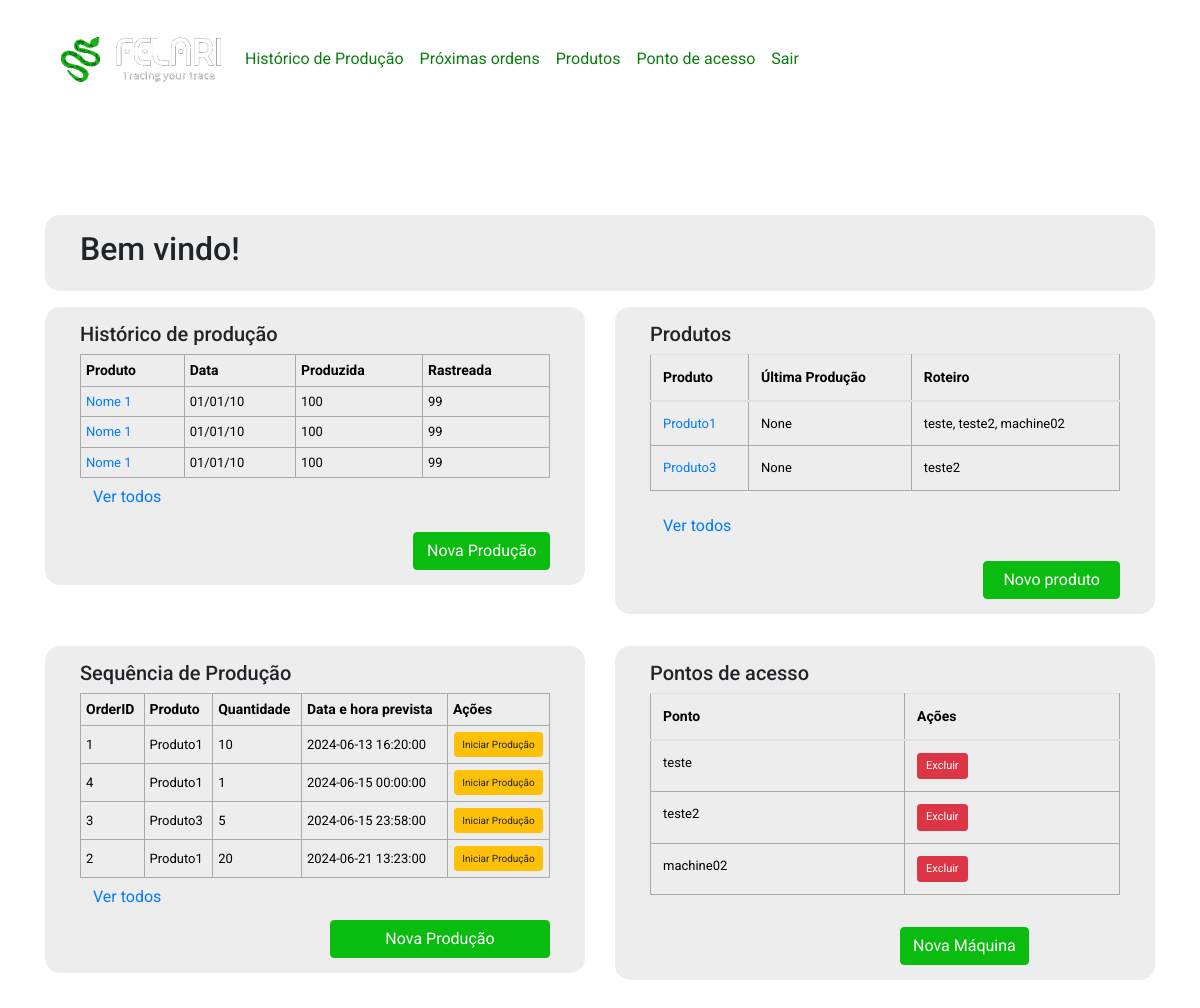
Screenshot of / (signed in) with the database file from the repository.
### app.py (models this page shows, shortened)
class Product(db.Model):
    id = db.Column(db.Integer, primary_key=True)
    nome = db.Column(db.String(100), nullable=False)
    ultima_producao = db.Column(db.DateTime)
    access_points = db.relationship('AccessPoint', secondary=products_access_points, backref=db.backref('products', lazy='dynamic'))

class OrdemProducao(db.Model):
    id = db.Column(db.Integer, primary_key=True)
    produto_id = db.Column(db.Integer, db.ForeignKey('product.id'), nullable=False)
    produto = db.relationship('Product', backref=db.backref('ordens_producao', lazy=True))
    quantidade = db.Column(db.Integer, nullable=False)
    data_prevista = db.Column(db.DateTime, nullable=False)
    status = db.Column(db.Integer, nullable=False)

class AccessPoint(db.Model):
    id = db.Column(db.Integer, primary_key=True)
    name = db.Column(db.String(100), unique=True, nullable=False)

### app.py (the view, shortened to what this page needs)
@app.route('/', methods=['GET', 'POST'])
@login_required
def index():
    produtos = Product.query.join(Product.access_points).all()
    ordens = OrdemProducao.query.order_by(OrdemProducao.data_prevista).all()
    form = TaskForm()
    tasks = aFazer.query.order_by(aFazer.date_created).all()
    access_points = AccessPoint.query.all()
    return render_template('index.html', form=form, tasks=tasks, access_points=access_points, produtos=produtos, ordens=ordens)

### app.py (called while the page is built)
@login_manager.user_loader
def load_user(user_id):
    return User.query.get(int(user_id))

### templates/index.html (shortened to what this page needs)
{% extends 'base.html' %}
{% block body %}
<div class="inicio my-5 container">
    <div class="row">
        <div class="col-12">
            <div class="inicio-card">
                <h2>Bem vindo!</h2>
            </div>
        </div>
        <div class="col-12 col-md-6 my-3 h-100">
            <div class="inicio-card h-100">
                <h5>Histórico de produção</h5>
                <div class="table-responsive">
                    <table>
                        <thead>
                            <tr>
                                <th>Produto</th>
                                <th>Data</th>
                                <th>Produzida</th>
                                <th>Rastreada</th>
                            </tr>
                        </thead>
                        <tbody>
                            <tr>
                                <td><a href="#">Nome 1</a></td>
                                <td>01/01/10</td>
                                <td>100</td>
                                <td>99</td>
                            </tr>
                            <tr>
                                <td><a href="#">Nome 1</a></td>
                                <td>01/01/10</td>
                                <td>100</td>
                                <td>99</td>
                            </tr>
                            <tr>
                                <td><a href="#">Nome 1</a></td>
                                <td>01/01/10</td>
                                <td>100</td>
                                <td>99</td>
                            </tr>
                        </tbody>
                    </table>
                    <small>
                        <a class="btn btn-link" href="/pastProductions">Ver todos</a>
                    </small>
                </div>
                <div class="row mt-3">
                    <div class="col-8 col-md-6 col-lg-4 ml-auto">
                        <button class="btn btn-primary btn-block" data-toggle="modal" data-target="#modalNovaProducao">Nova Produção</button>
                    </div>
                </div>
            </div>
        </div>
        <div class="col-12 col-md-6 my-3 h-100">
            <div class="inicio-card h-100">
                <h5>Produtos</h5>
                <div class="table-responsive">
                    <table class="table">
                        <thead>
                            <tr>
                                <th>Produto</th>
                                <th>Última Produção</th>
                                <th>Roteiro</th>
                            </tr>
                        </thead>
                        <tbody>
                            {% if produtos %}
                                {% for produto in produtos[:4] %}
                                    <tr>
                                        <td><a href="{{ url_for('product', id=produto.id) }}">{{ produto.nome }}</a></td>
                                        <td>{{ produto.ultima_producao }}</td>
                                        <td>
                                            {% if produto.access_points %}
                                                {% set access_points_names = [] %}
                                                {% for access_point in produto.access_points %}
                                                    {% set _ = access_points_names.append(access_point.name) %}
                                                {% endfor %}
                                                {{ access_points_names | join(', ') }}
                                            {% else %}
                                                Sem roteiro definido
                                            {% endif %}
                                        </td>
                                    </tr>
                                {% endfor %}
                            {% else %}
                                <tr>
                                    <td colspan="3">Nenhum produto encontrado.</td>
                                </tr>
                            {% endif %}
                        </tbody>
                    </table>
                    <small>
                        <a class="btn btn-link" href="/products">Ver todos</a>
                    </small>
                </div>
                <div class="row mt-3">
                    <div class="col-8 col-md-6 col-lg-4 ml-auto">
                        <button class="btn btn-primary btn-block" data-toggle="modal" data-target="#modalNovoProduto">Novo produto</button>
                    </div>
                </div>
            </div>
        </div>
        <div class="col-12 col-md-6 my-3 h-100">
            <div class="inicio-card h-100">
                <h5>Sequência de Produção</h5>
                <div class="table-responsive">
                    <table>
                        <thead>
                            <tr>
                                <th>OrderID</th>
                                <th>Produto</th>
                                <th>Quantidade</th>
                                <th>Data e hora prevista</th>
                                <th>Ações</th>
                            </tr>
                        </thead>
                        <tbody>
                            {% for ordem in ordens %}
                                <tr class="ordemDeProducao">
                                    <td>{{ ordem.id }}</td>
                                    <td>{{ ordem.produto.nome }}</td>
                                    <td>{{ ordem.quantidade }}</td>
                                    <td>{{ ordem.data_prevista.strftime('%Y-%m-%d %H:%M:%S') }}</td>
                                    <td>
                                        {% if ordem.status == 1 %}
                                        <form method="POST" action="{{ url_for('generate_serials', ordem_id=ordem.id) }}">
                                            <button type="submit" class="btn btn-warning btn-sm">Iniciar Produção</button>
                                        </form>
                                        {% elif ordem.status == 2 %}
                                            <a class="btn btn-secondary btn-sm" href="/view_serials/{{ordem.id}}">Iniciado</a>
                                            <form action="{{ url_for('delete_serials', ordem_id=ordem.id) }}" method="post">
                                                <button type="submit" class="btn btn-danger btn-sm">Zerar Seriais</button>
                                            </form>
                                        {% endif %}
                                    </td>
                                </tr>
                            {% endfor %}
                        </tbody>
                    </table>
                    <small>
                        <a class="btn btn-link" href="/nextOrders">Ver todos</a>
                    </small>
                </div>
                <div class="row pt-1">
                    <div class="col-12 col-md-8 col-lg-6 ml-auto">
                        <button class="btn btn-primary btn-block" data-toggle="modal" data-target="#modalNovaProducao">Nova Produção</button>
                    </div>
                </div>
            </div>
        </div>
        <div class="col-12 col-md-6 my-3 h-100">
            <div class="inicio-card h-100">
                <h5>Pontos de acesso</h5>
                <div class="table-responsive">
                    <table class="table">
                        <thead>
                            <tr>
                                <th>Ponto</th>
                                <th>Ações</th>
                            </tr>
                        </thead>
                        <tbody>
                            {% for access_point in access_points %}
                            <tr>
                                <td>{{ access_point.name }}</td>
                                <td>
                                    <a href="#" class="btn btn-danger btn-sm">Excluir</a>
                                </td>
                            </tr>
                            {% endfor %}
                        </tbody>
                    </table>
                </div>
                <div class="row mt-3">
                    <div class="col-12 col-md-8 col-lg-6 ml-auto">
                        <a class="btn btn-primary" href="/create_access_point">
                            Nova Máquina
                        </a>
                    </div>
                </div>
            </div>
        </div>
    </div>
</div>
{% endblock %}

### static/css/main.css (style rules this page uses)
:root { --verde: #0abb10; --verde-escuro: #0b7e0f; }
.btn-primary { background-color: var(--verde)!important; border-color: var(--verde)!important; }
body { margin: 0; font-family: "Roboto", sans-serif!important; background-color: transparent!important; background-image: url('../img/common/background.jpg'); background-size: cover; background-position: center; }
table, td, th { border: 1px solid #aaa; }
table { border-collapse: collapse; width: 100%; }
th { height: 30px; padding: 5px; }
td { text-align: center; padding: 5px; }
.inicio .inicio-card { padding: 15px 35px; background-color: #ededed; border-radius: 15px; }
.inicio .inicio-card table { font-size: 13px; color: black; text-align: left; border: none; }
.inicio .inicio-card table th { font-size: 14px; font-weight: 700; }
.inicio .inicio-card table td { text-align: left; }
td button, td a.btn { font-size: 11px!important; }
tr.ordemDeProducao .btn { font-size: 10px !important; padding: 4px !important; width: calc(100% - 2px); margin: 1px; }

### rows the page displays
Product: nome "Produto1", ultima_producao "None", access_points_names "teste, teste2, machine02"
Product: nome "Produto3", ultima_producao "None", access_points_names "teste2"
OrdemProducao: id "1", produto.nome "Produto1", quantidade "10", data_prevista "2024-06-13 16:20:00"
OrdemProducao: id "4", produto.nome "Produto1", quantidade "1", data_prevista "2024-06-15 00:00:00"
OrdemProducao: id "3", produto.nome "Produto3", quantidade "5", data_prevista "2024-06-15 23:58:00"
OrdemProducao: id "2", produto.nome "Produto1", quantidade "20", data_prevista "2024-06-21 13:23:00"
AccessPoint: name "teste"
AccessPoint: name "teste2"
AccessPoint: name "machine02"
